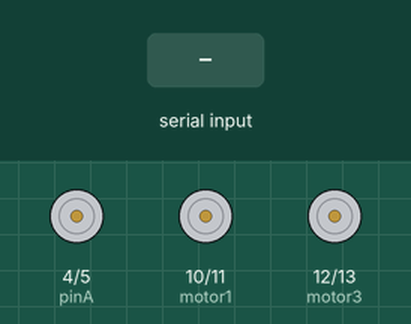
Recording of a sketch running on a simulated Arduino Uno, built with avr-gcc and run on an emulated ATmega328P. On the bench: motor-driver pin pairs drawn as motors (green arrow = first pin HIGH = forward, orange = second pin HIGH = backward, longer = more drive). Inputs (shaded band) come from the test bench. What the sketch prints to the serial monitor is not drawn.

Above: at 1.2 s.
1.3 s: "X" received over Serial
At 2.0 s:
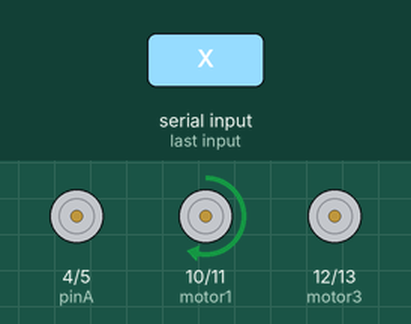
2.8 s: "Y" received over Serial
At 3.2 s:
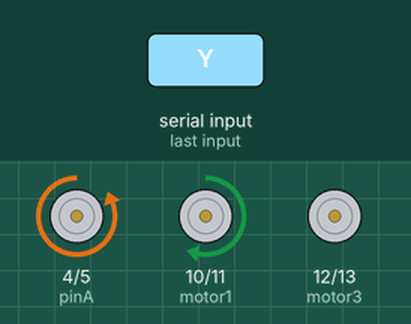
4.3 s: "Z" received over Serial
At 5.5 s:
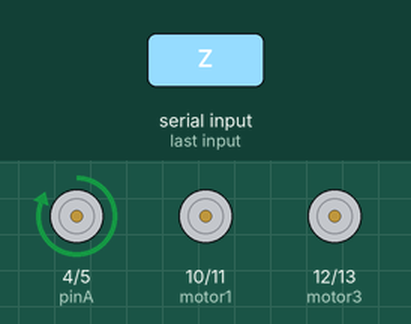
5.8 s: "P" received over Serial
At 6.6 s:
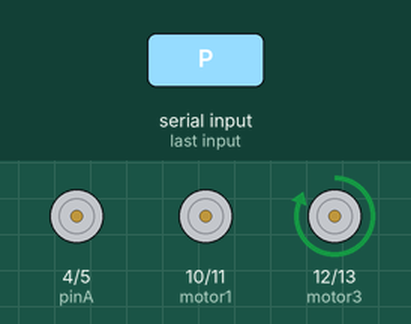
7.3 s: "X" received over Serial
At 7.8 s:
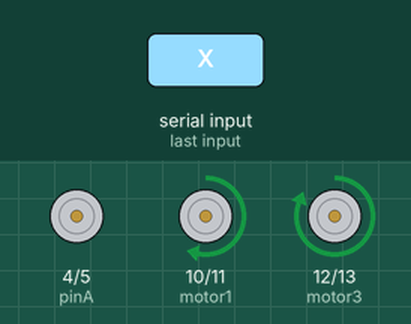
8.8 s: "Y" received over Serial
At 10.1 s:
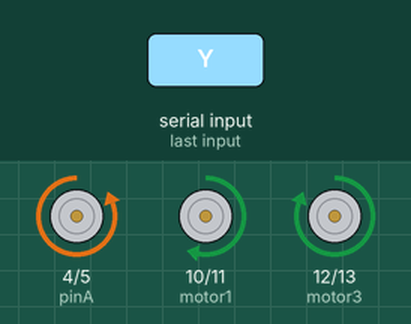
Timing chart, 0 to 11.3 s (numbered marks = the images above; inputs shaded):
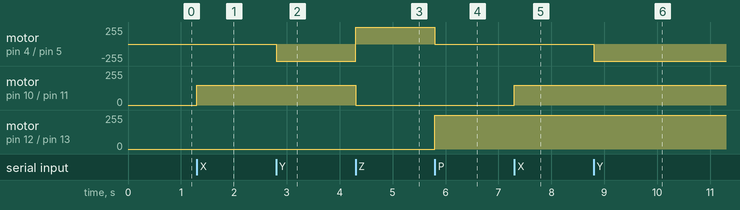

Measured:
- after the input at 1.3 s, motor on pin 10 (motor1) / pin 11 (motor2): stopped → forward 150/255 at once
- after the input at 2.8 s, motor on pin 4 (pinA) / pin 5 (pinB): stopped → backward 255/255 at once
- after the input at 4.3 s, motor on pin 4 (pinA) / pin 5 (pinB): backward 255/255 → forward 255/255 at once; motor on pin 10 (motor1) / pin 11 (motor2): forward 150/255 → stopped at once
- after the input at 5.8 s, motor on pin 4 (pinA) / pin 5 (pinB): forward 255/255 → stopped at once; motor on pin 12 (motor3) / pin 13 (motor4): stopped → forward 255/255 at once
- after the input at 7.3 s, motor on pin 10 (motor1) / pin 11 (motor2): stopped → forward 150/255 at once
- after the input at 8.8 s, motor on pin 4 (pinA) / pin 5 (pinB): stopped → backward 255/255 at once

The sketch:

EXAMENFINAL.ino
```cpp
char DATO;
int pinA = 4;
int pinB = 5;
int motor1 = 10;
int motor2 = 11;
int motor3 = 12;
int motor4 = 13;
void setup() {
  //pinMode(10, OUTPUT);
  Serial.begin(9600);
  pinMode(pinA, OUTPUT);
  pinMode(pinB, OUTPUT);
  pinMode(motor1, OUTPUT);
  pinMode(motor2, OUTPUT);
  pinMode(motor3, OUTPUT);
  pinMode(motor4, OUTPUT);

  analogWrite(motor1, 0);
  analogWrite(motor2, 0);
  analogWrite(motor3, 0);
  analogWrite(motor4, 0);
}

void loop() {
  //digitalWrite(pinB, HIGH);

  if(Serial.available()>0){
    DATO = Serial.read();
    Serial.print(DATO);
    Serial.print(DATO);
//teclas a precionar son X=MOTOR1,Y=led1,Z=led2 ,P=motor2, S= apagado
    if(DATO == 'X') {
      analogWrite(motor1, 150);
      analogWrite(motor2, 0);
    } else if(DATO == 'Y') {
      digitalWrite(pinA, LOW);
      digitalWrite(pinB, HIGH);
    } else if(DATO == 'Z') {
      digitalWrite(pinA, HIGH);
      digitalWrite(pinB, LOW);
//      digitalWrite(pinC, HIGH);
      digitalWrite(motor1, LOW);
      digitalWrite(motor2, LOW);
    } else if(DATO == 'P') {
      digitalWrite(pinA, LOW);
      digitalWrite(pinB, LOW);
      analogWrite(motor3, 150);
      analogWrite(motor4, 0);
    }else if(DATO == 'S') {
      digitalWrite(pinA, LOW);
      digitalWrite(pinB, LOW);
      digitalWrite(motor1, LOW);
      digitalWrite(motor2, LOW);
      analogWrite(motor3, LOW);
      analogWrite(motor4, LOW);
    }
  }
}
```
